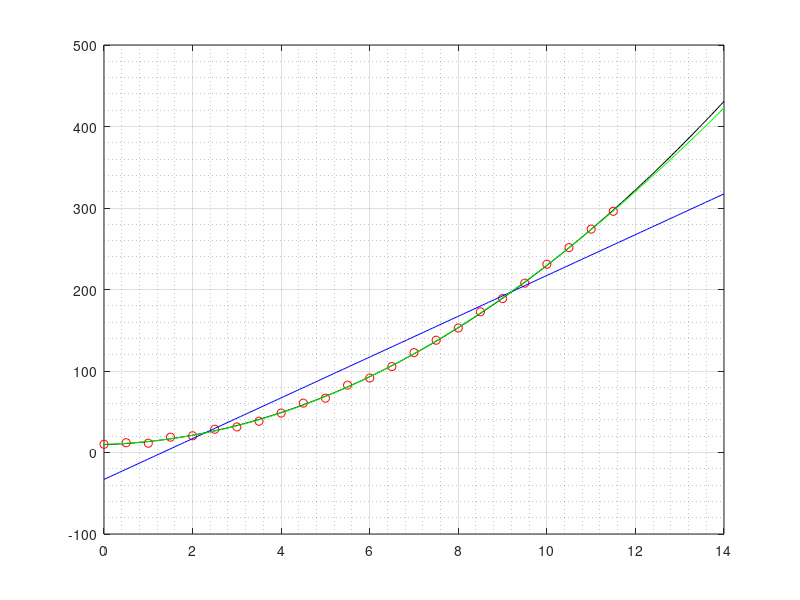

The MATLAB source for this figure:
clear all; clc; clf
% medicion.m
% Ejemplo ajuste de curvas por minimos cuadrados.
% ver como levantar un archivo datos.dat

x=[0 0.5 1 1.5 2 2.5 3 3.5 4 4.5 5 5.5 6 6.5 7 7.5 8 8.5 9 9.5 10 10.5 11 11.5]';
y=[10.08 12.03 11.38 18.81 20.53 28.5 31.38 38.4 48.39 60.6 66.66 82.61 91.37 ...
105.44 122.53 137.77 152.74 172.65 188.84 207.77 230.94 251.35 274.07 295.95]';

n = length(x);
xx=linspace(0,14,201);

% Ajuste lineal
cp1 = polyfit(x,y,1)
f1 = @(x) polyval(cp1,x);

figure(1)
plot(x,y,'or', xx,f1(xx),'-b')
hold on
grid on; grid minor;

Err1 = norm(y-f1(x)) % norma euclidea (error absoluto)

% Ajuste cuadratico
cp2 = polyfit(x,y,2)
f2 = @(x) polyval(cp2,x);

plot(xx,f2(xx),'-k')
Err2 = norm(y-f2(x)) % norma euclidea (error absoluto)


% Ajuste cuadratico
cp4 = polyfit(x,y,4)
f4 = @(x) polyval(cp4,x);

plot(xx,f4(xx),'-g')
Err4 = norm(y-f4(x)) % norma euclidea (error absoluto)
